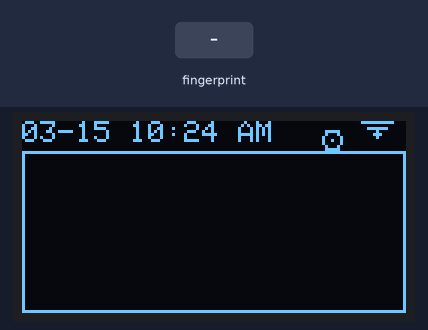
Recording of a program running on a simulated ESP32. Parts: 128×64 one-colour display. Inputs (shaded band) come from the test bench. WiFi joins after 1.5 s; servers stay silent unless stated; the display library's start-up logo is not drawn; network time is answered at once with the bench clock; the local clock reads 2024-03-15 10:24:30 at power-on unless the program sets it; what the program prints to the serial monitor is not drawn.

Above: at 10.3 s.
10.4 s: finger stored as number 1 placed on the sensor
At 32.5 s:
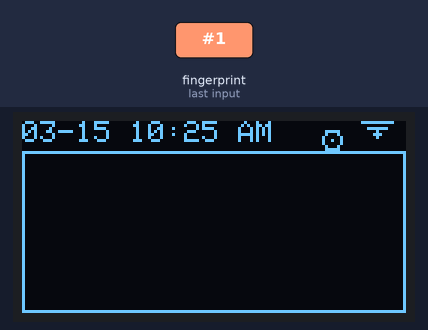
Timing chart, 0 to 33.1 s (numbered marks = the images above; inputs shaded):
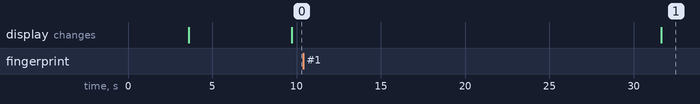

The program:

main.cpp
```cpp
/**
 * ESP32 OLED & WiFi Status Display
 *
 * This program connects to multiple WiFi networks, syncs time via NTP,
 * and displays the current time, date, and WiFi status on an OLED display.
 *
 * Author: Alfredo Sanchez Jr
 * Date: 2025-03-26
 */

#include "WiFiManager.h"
#include "DisplayManager.h"
#include "TimeManager.h"
#include "FingerprintManager.h"

void setup() {
  Serial.begin(115200);
  delay(1000);

  // Attempt to connect to WiFi
  if (!connectToWiFi()) {
    Serial.println("❌📶 No WiFi connection available.");
    return;
  }

  Serial.println(isConnectedToInternet() ? "✅ Internet is available." : "❌ No internet access.");

  // Initialize OLED display
  initDisplay();

  // Start NTP time synchronization
  timeClient.begin();

  // ✅ Initialize fingerprint sensor
  initFingerprintSensor();
}

void loop() {
  static unsigned long lastUpdate = 0;

  if (millis() - lastUpdate >= 1000) {
    if (isConnectedToWiFi()) {
      timeClient.update(); // Update time only if WiFi is connected
    }
    displayStatus(); // Update OLED display
    lastUpdate = millis();
  }

  // ✅ Check if fingerprint sensor is available before scanning
  if (!fingerprintAvailable) {
    delay(2000);
    return;  // Exit loop iteration early, but continue running the app
  }

  // ✅ Only run fingerprint scanning if the sensor is detected
  Serial.println("📌 Place your finger on the sensor...");
  delay(2000);

  if (verifyFingerprint()) {
    Serial.println("🔓 Access Granted!");
  } else {
    Serial.println("⛔ Access Denied.");
  }
}
 
```

DisplayManager.cpp
```cpp
/**
 * DisplayManager.cpp - Implements OLED display functions
 */

 #include "DisplayManager.h"
 #include "FingerprintManager.h"

 // ✅ OLED display settings
 #define SCREEN_WIDTH 128
 #define SCREEN_HEIGHT 64
 #define OLED_ADDR 0x3C
 #define OLED_RESET -1

 Adafruit_SH1106G display(SCREEN_WIDTH, SCREEN_HEIGHT, &Wire, OLED_RESET);

 /**
  * Initializes the OLED display.
  * - If the display is not found, prints an error message.
  */
 void initDisplay() {
   if (!display.begin(OLED_ADDR, true)) {
     Serial.println("❌ SH110X OLED not found!");
     return;
   }
   display.display();
   delay(2000);
 }

 /**
  * Updates the OLED display with:
  * - Current time & date (from NTP)
  * - WiFi status (WiFi or Disconnected icon)
  */
 void displayStatus() {
   display.clearDisplay();
   display.setTextColor(SH110X_WHITE);

   display.setCursor(0, 0);
   display.setTextSize(1);
   display.print(getCurrentDate(false));  // Use compact date format
   display.print(" ");
   display.print(getCurrentTime(false));  // Use compact time format

  if (fingerprintAvailable) {
    drawFingerprintIcon(100, 0);
  } else {
    drawFingerprintErrorIcon(100, 0);
  }

  if (isConnectedToInternet()) {
    drawWiFiIcon(115, -1);
  } else {
    drawDisconnectedIcon(115, -1);
  }

  //display.fillRect(0, 10, 128, 54, SH110X_WHITE);
  display.drawRect(0, 10, 128, 54, SH110X_WHITE);  // (X, Y, Width, Height, Color)

  display.display();
 }

 /**
  * Draws a WiFi signal icon at the specified position.
  * - Represents an active internet connection.
  *
  * @param x X position on the screen
  * @param y Y position on the screen
  */
//  void drawWiFiIcon(int x, int y) {
//     display.fillCircle(x + 5, y + 7, 2, SH110X_WHITE);  // Center dot
//     display.drawLine(x, y + 5, x + 10, y + 5, SH110X_WHITE);  // Small arc
//     display.drawLine(x - 2, y + 3, x + 12, y + 3, SH110X_WHITE);  // Medium arc
//     display.drawLine(x - 4, y + 1, x + 14, y + 1, SH110X_WHITE);  // Large arc
//   }
  void drawWiFiIcon(int x, int y) {
    display.fillCircle(x + 3, y + 5, 1, SH110X_WHITE);  // Smaller dot
    display.drawLine(x, y + 3, x + 6, y + 3, SH110X_WHITE);  // Small arc
    display.drawLine(x - 2, y + 1, x + 8, y + 1, SH110X_WHITE);  // Medium arc
  }

 /**
  * Draws an "X" icon at the specified position.
  * - Represents a disconnected internet status.
  *
  * @param x X position on the screen
  * @param y Y position on the screen
  */
 void drawDisconnectedIcon(int x, int y) {
   display.drawLine(x, y, x + 10, y + 10, SH110X_WHITE);  // Slash line
   display.drawLine(x + 10, y, x, y + 10, SH110X_WHITE);  // Cross slash
 }

 void drawFingerprintIcon(int x, int y) {
  display.drawCircle(x + 3, y + 6, 3, SH110X_WHITE);  // Outer circle
  display.drawPixel(x + 3, y + 6, SH110X_WHITE);  // Center dot
  display.drawLine(x + 1, y + 3, x + 5, y + 3, SH110X_WHITE);  // Line inside fingerprint
  display.drawLine(x + 1, y + 9, x + 5, y + 9, SH110X_WHITE);  // Bottom line
}
void drawFingerprintErrorIcon(int x, int y) {
  y -= 2;  // ✅ Raise the icon slightly higher
  display.drawCircle(x + 3, y + 6, 3, SH110X_WHITE);  // Outer circle
  display.drawLine(x, y + 3, x + 6, y + 9, SH110X_WHITE);  // Cross line
  display.drawLine(x + 6, y + 3, x, y + 9, SH110X_WHITE);  // Reverse cross line
}
```

DisplayManager.h
```cpp
/**
 * DisplayManager.h - Handles OLED display functions
 *
 * This module controls the OLED screen, displaying:
 * - Current time & date (retrieved from NTP)
 * - WiFi status (connected/disconnected icons)
 *
 * Author: Alfredo Sanchez Jr
 * Date: 2025-03-26
 */

 #ifndef DISPLAYMANAGER_H
 #define DISPLAYMANAGER_H

 #include <Wire.h>
 #include <Adafruit_GFX.h>
 #include <Adafruit_SH110X.h>
 #include "WiFiManager.h"
 #include "TimeManager.h"

 // Function Declarations
 void initDisplay();
 void displayStatus();
 void drawWiFiIcon(int x, int y);
 void drawDisconnectedIcon(int x, int y);
 void drawFingerprintIcon(int x, int y);
 void drawFingerprintErrorIcon(int x, int y);

 #endif
 
```

FingerprintManager.cpp
```cpp
/**
 * FingerprintManager.cpp - Implements fingerprint sensor functions
 */

 #include "FingerprintManager.h"

 // ✅ Use UART2 (GPIO16 as RX, GPIO17 as TX)
 HardwareSerial mySerial(2);
 Adafruit_Fingerprint finger = Adafruit_Fingerprint(&mySerial);
 bool fingerprintAvailable = false;  // ✅ flag to track sensor status

 /**
  * Initializes the fingerprint sensor.
  */

void initFingerprintSensor() {
    Serial.println("🔍 Initializing Fingerprint Sensor...");
    mySerial.begin(9600, SERIAL_8N1, 16, 17); // UART2: RX=16, TX=17
    delay(1000);

    finger.begin(57600);
    delay(1000);

    if (finger.verifyPassword()) {
        Serial.println("✅ Fingerprint sensor detected!");
        fingerprintAvailable = true;  // ✅ Mark sensor as available
    } else {
        Serial.println("❌ Fingerprint sensor not found. Skipping fingerprint functions.");
        fingerprintAvailable = false; // ✅ Mark sensor as missing
    }
}


 /**
  * Enrolls a fingerprint with a given ID.
  * @param id Fingerprint ID (1-127)
  * @return true if enrolled successfully, false otherwise
  */
 bool enrollFingerprint(int id) {
   Serial.print("📌 Place finger on the sensor to enroll ID ");
   Serial.println(id);

   if (finger.getImage() != FINGERPRINT_OK) return false;
   if (finger.image2Tz(1) != FINGERPRINT_OK) return false;
   if (finger.storeModel(id) != FINGERPRINT_OK) return false;

   Serial.println("✅ Fingerprint enrolled successfully!");
   return true;
 }

 /**
  * Verifies a fingerprint match.
  * @return true if the fingerprint is recognized, false otherwise
  */
 bool verifyFingerprint() {
   Serial.println("🔍 Place your finger on the sensor...");

   if (finger.getImage() != FINGERPRINT_OK) return false;
   if (finger.image2Tz(1) != FINGERPRINT_OK) return false;
   if (finger.fingerSearch() != FINGERPRINT_OK) return false;

   Serial.print("✅ Fingerprint matched! ID: ");
   Serial.println(finger.fingerID);
   return true;
 }

 /**
  * Deletes a stored fingerprint.
  * @param id Fingerprint ID to delete
  */
 void deleteFingerprint(int id) {
   if (finger.deleteModel(id) == FINGERPRINT_OK) {
     Serial.println("✅ Fingerprint deleted successfully.");
   } else {
     Serial.println("❌ Failed to delete fingerprint.");
   }
 }
 
```

FingerprintManager.h
```cpp
/**
 * FingerprintManager.h - Handles fingerprint sensor functions
 *
 * This module allows the ESP32 to:
 * - Enroll fingerprints
 * - Verify fingerprints
 * - Delete fingerprints
 *
 * Author: Alfredo Sanchez Jr
 * Date: 2025-03-26
 */

 #ifndef FINGERPRINTMANAGER_H
 #define FINGERPRINTMANAGER_H

 #include <Adafruit_Fingerprint.h>

 // ✅ Global variable to check if fingerprint sensor is available
extern bool fingerprintAvailable;

 // Function Declarations
 void initFingerprintSensor();
 bool enrollFingerprint(int id);
 bool verifyFingerprint();
 void deleteFingerprint(int id);

 #endif
 
```

TimeManager.cpp
```cpp
/**
 * TimeManager.cpp - Implements NTP-based time synchronization
 */

 #include "TimeManager.h"

 // ✅ NTP Configuration (Google Time Server)
 WiFiUDP ntpUDP;
 NTPClient timeClient(ntpUDP, "time.google.com", 8 * 3600, 60000);

 /**
  * Retrieves the current time in HH:MM AM/PM format.
  *
  * @return Formatted time string (e.g., "10:45 PM")
  */
 String getCurrentTime(bool fullFormat = false) {
  time_t rawTime = timeClient.getEpochTime();
  struct tm* timeInfo = localtime(&rawTime);

  int hours = timeInfo->tm_hour;
  int minutes = timeInfo->tm_min;
  int seconds = timeInfo->tm_sec;
  String amPm = "AM";

  if (hours >= 12) {
    amPm = "PM";
    if (hours > 12) hours -= 12;
  } else if (hours == 0) {
    hours = 12;
  }

  String minuteStr = (minutes < 10) ? "0" + String(minutes) : String(minutes);
  String secondStr = (seconds < 10) ? "0" + String(seconds) : String(seconds);

  if (fullFormat) {
    return String(hours) + ":" + minuteStr + ":" + secondStr + " " + amPm;
  } else {
    return String(hours) + ":" + minuteStr + " " + amPm;
  }
}

 /**
  * Retrieves the current date in YYYY-MM-DD format.
  *
  * @return Formatted date string (e.g., "2025-03-26")
  */
 String getCurrentDate(bool fullFormat = false) {
  time_t rawTime = timeClient.getEpochTime();
  struct tm* timeInfo = localtime(&rawTime);

  int year = timeInfo->tm_year + 1900;
  int month = timeInfo->tm_mon + 1;
  int day = timeInfo->tm_mday;

  String yearStr = String(year);
  String monthStr = (month < 10) ? "0" + String(month) : String(month);
  String dayStr = (day < 10) ? "0" + String(day) : String(day);

  if (fullFormat) {
    return yearStr + "-" + monthStr + "-" + dayStr;
  } else {
    return monthStr + "-" + dayStr;
  }
}

 
```

TimeManager.h
```cpp
/**
 * TimeManager.h - Handles time synchronization using NTP
 *
 * This module:
 * - Retrieves current time from NTP servers
 * - Formats time & date for display
 *
 * Author: Alfredo Sanchez Jr
 * Date: 2025-03-26
 */

 #ifndef TIMEMANAGER_H
 #define TIMEMANAGER_H

 #include <WiFiUdp.h>
 #include <NTPClient.h>

 extern NTPClient timeClient;

 // Function Declarations
 String getCurrentTime(bool);
 String getCurrentDate(bool);

 #endif
 
```

WiFiManager.cpp
```cpp
/**
 * WiFiManager.cpp - Implements WiFi connectivity, MAC spoofing, and internet checks
 */

 #include "WiFiManager.h"

 // ✅ Office & Home WiFi Networks
 const char* wifiNetworks[][2] = {
     {"AvegaBros_WIFI", ""},  // Office WiFi (No password)
     {"GlobeAtHome_e3440_2.4", "xf6tC7MN"}  // Home WiFi
 };
 const int numNetworks = sizeof(wifiNetworks) / sizeof(wifiNetworks[0]);
 const char* loadingFrames[] = {"⠋", "⠙", "⠹", "⠸", "⠼", "⠴", "⠦", "⠧", "⠇", "⠏"};

 // ✅ Static MAC Address to EC:64:C9:7B:7F:9C (Used for all ESP32 devices)
 const uint8_t staticMAC[6] = {0xEC, 0x64, 0xC9, 0x7B, 0x7F, 0x9C};

/**
 * Sets a predefined static MAC address for all ESP32 devices.
 * - Prints the original MAC before changing it.
 */
void setStaticMAC() {
    // ✅ Get the current (original) MAC address
    Serial.print("🔍 Original MAC Address: ");
    Serial.println(WiFi.macAddress());

    // ✅ Set the new (spoofed) MAC address
    esp_wifi_set_mac(WIFI_IF_STA, staticMAC);

    // ✅ Print the new (spoofed) MAC address
    Serial.print("🔄 Spoofed MAC Address: ");
    Serial.println(WiFi.macAddress());
  }

 /**
  * Attempts to connect to one of the known WiFi networks.
  * Tries each network until a connection is established.
  * @return true if connected, false otherwise.
  */
bool connectToWiFi() {
  Serial.println("🔍 Scanning for known WiFi networks...");

  setStaticMAC();  // ✅ Ensure MAC address is set

  for (int i = 0; i < numNetworks; i++) {
    const char* ssid = wifiNetworks[i][0];
    const char* password = wifiNetworks[i][1];

    Serial.print("📡 Connecting to: ");
    Serial.println(ssid);

    WiFi.begin(ssid, (strlen(password) > 0) ? password : NULL);

    int frameIndex = 0;
    int attempts = 0;

    while (!isConnectedToWiFi() && attempts < 20) {  // Try for 10 seconds
      Serial.print("\r🔄 Connecting ");
      Serial.print(loadingFrames[frameIndex]);  // Show rotating dots
      frameIndex = (frameIndex + 1) % 10;
      delay(200);
      attempts++;
    }
    Serial.print("\n");

    if (isConnectedToWiFi()) {
      Serial.println("📶 Connected to " + String(ssid));
      Serial.print("🌐 IP Address: ");
      Serial.println(WiFi.localIP());
      return true;
    }
  }

  Serial.println("\n❌ No available WiFi networks.");
  return false;
}

 /**
  * Checks if the ESP32 is connected to WiFi.
  * @return true if WiFi is connected, false otherwise.
  */
 bool isConnectedToWiFi() {
   return WiFi.status() == WL_CONNECTED;
 }

 /**
  * Checks if the ESP32 has internet access by pinging Google's DNS.
  * @return true if internet is accessible, false otherwise.
  */
 bool isConnectedToInternet() {
   return isConnectedToWiFi() && Ping.ping("8.8.8.8");
 }
 
```

WifiManager.h
```cpp
/**
 * WiFiManager.h - Handles WiFi connectivity, internet status, and MAC address spoofing
 *
 * This module allows the ESP32 to:
 * - Connect to multiple predefined WiFi networks.
 * - Check WiFi and internet connectivity.
 * - Spoof a static MAC address for firewall authentication.
 *
 * Author: Alfredo Sanchez Jr
 * Date: 2025-03-26
 */

 #ifndef WIFIMANAGER_H
 #define WIFIMANAGER_H

 #include <WiFi.h>
 #include <ESP32Ping.h>
 #include <esp_wifi.h> // Required for MAC address modification

 // Function Declarations
 void setStaticMAC();
 bool connectToWiFi();
 bool isConnectedToWiFi();
 bool isConnectedToInternet();

 #endif
 
```
